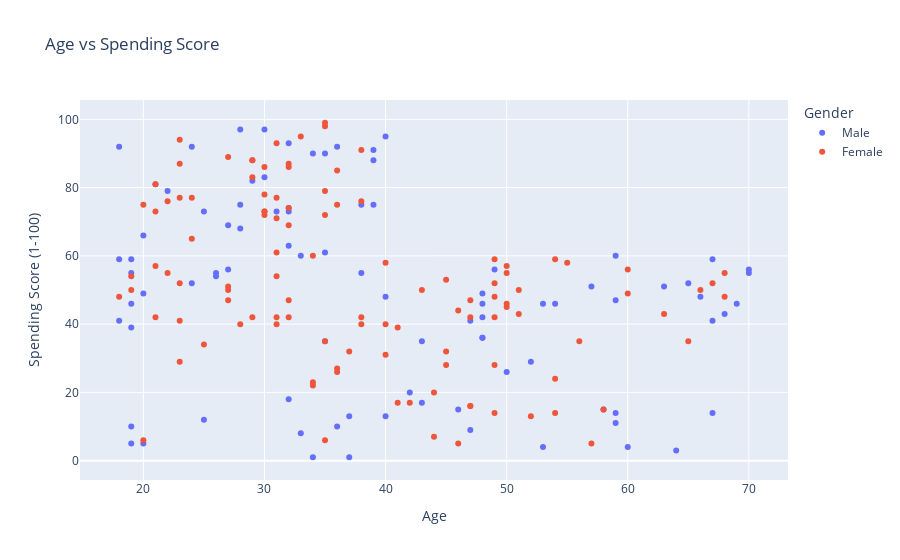

Notebook code cell kept with this figure:
### Code cell
fig = px.scatter(
    data_frame=data,
    x="Age",
    y="Spending Score (1-100)",
    title="Age vs Spending Score",
    color="Gender",
)
fig.show()

### Figure 1 — Plotly figure (JSON) as saved in the notebook; plotly's stock layout.template omitted (floating-point values rounded to 4 significant figures)
{"data": [{"hovertemplate": "Gender=Male<br>Age=%{x}<br>Spending Score (1-100)=%{y}<extra></extra>", "legendgroup": "Male", "marker": {"color": "#636efa", "symbol": "circle"}, "mode": "markers", "name": "Male", "orientation": "v", "showlegend": true, "type": "scatter", "x": [19, 21, 64, 67, 37, 22, 20, 52, 35, 25, 31, 29, 35, 60, 53, 18, 24, 48, 33, 59, 47, 69, 53, 70, 19, 63, 18, 19, 70, 59, 26, 40, 57, 38, 67, 48, 18, 48, 24, 48, 20, 67, 26, 49, 54, 68, 66, 65, 19, 27, 39, 43, 40, 59, 38, 47, 39, 20, 32, 19, 32, 25, 28, 48, 34, 43, 39, 37, 34, 19, 50, 42, 32, 40, 28, 36, 36, 58, 27, 59, 35, 46, 30, 28, 33, 32, 32, 30], "xaxis": "x", "y": [39, 81, 3, 14, 13, 79, 66, 29, 35, 73, 73, 82, 61, 4, 4, 92, 92, 36, 60, 60, 41, 46, 46, 56, 55, 51, 59, 59, 55, 47, 54, 48, 51, 55, 41, 46, 41, 49, 52, 42, 49, 59, 55, 56, 46, 43, 48, 52, 46, 56, 91, 35, 95, 11, 75, 9, 75, 5, 73, 10, 93, 12, 97, 36, 90, 17, 88, 1, 1, 5, 26, 20, 63, 13, 75, 10, 92, 15, 69, 14, 90, 15, 97, 68, 8, 74, 18, 83], "yaxis": "y"}, {"hovertemplate": "Gender=Female<br>Age=%{x}<br>Spending Score (1-100)=%{y}<extra></extra>", "legendgroup": "Female", "marker": {"color": "#EF553B", "symbol": "circle"}, "mode": "markers", "name": "Female", "orientation": "v", "showlegend": true, "type": "scatter", "x": [20, 23, 31, 22, 35, 23, 30, 35, 58, 24, 35, 35, 46, 54, 45, 40, 23, 21, 49, 21, 42, 30, 36, 20, 65, 31, 49, 24, 50, 27, 29, 31, 49, 31, 50, 51, 27, 67, 54, 43, 68, 32, 47, 60, 60, 45, 23, 49, 46, 21, 55, 22, 34, 50, 68, 40, 32, 47, 27, 23, 49, 21, 66, 19, 38, 18, 19, 63, 49, 51, 50, 38, 40, 23, 31, 25, 31, 29, 44, 35, 57, 28, 32, 32, 34, 44, 38, 47, 27, 30, 30, 56, 29, 31, 36, 33, 36, 52, 30, 37, 32, 29, 41, 54, 41, 36, 34, 32, 38, 47, 35, 45], "xaxis": "x", "y": [6, 77, 40, 76, 6, 94, 72, 99, 15, 77, 35, 98, 5, 14, 32, 31, 87, 73, 14, 81, 17, 73, 26, 75, 35, 61, 28, 65, 55, 47, 42, 42, 52, 54, 45, 50, 51, 52, 59, 50, 48, 47, 42, 49, 56, 53, 52, 42, 44, 57, 58, 55, 60, 46, 55, 40, 42, 47, 50, 41, 48, 42, 50, 54, 42, 48, 50, 43, 59, 43, 57, 40, 58, 29, 77, 34, 71, 88, 7, 72, 5, 40, 87, 74, 22, 20, 76, 16, 89, 78, 73, 35, 83, 93, 75, 95, 27, 13, 86, 32, 86, 88, 39, 24, 17, 85, 23, 69, 91, 16, 79, 28], "yaxis": "y"}], "layout": {"legend": {"title": {"text": "Gender"}, "tracegroupgap": 0}, "title": {"text": "Age vs Spending Score"}, "xaxis": {"anchor": "y", "domain": [0, 1], "title": {"text": "Age"}}, "yaxis": {"anchor": "x", "domain": [0, 1], "title": {"text": "Spending Score (1-100)"}}}}
